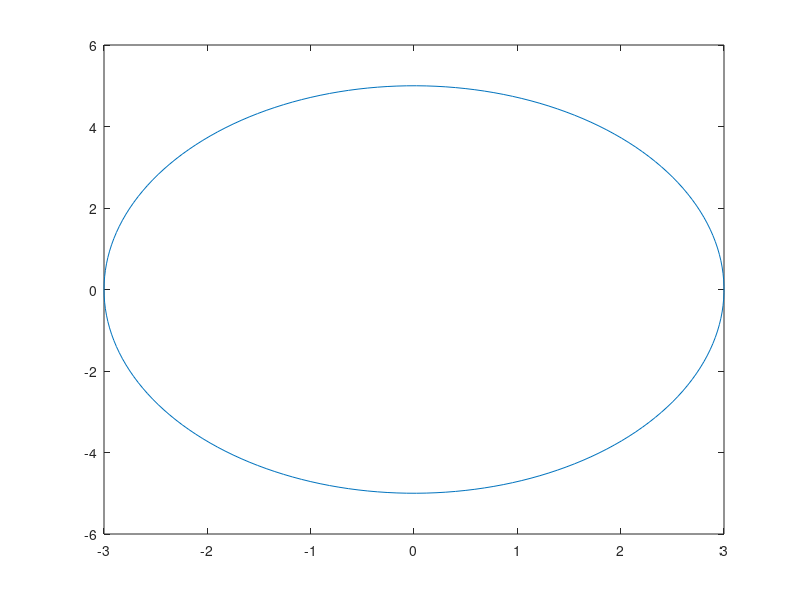

This chart was generated by the following MATLAB code:
clc;clear;close all

x = linspace(-pi,pi,200);
plot(3*cos(x),5*sin(x))

Per = quad(@(x) sqrt(9*sin(x).^2 + 25*cos(x).^2), -pi, pi)